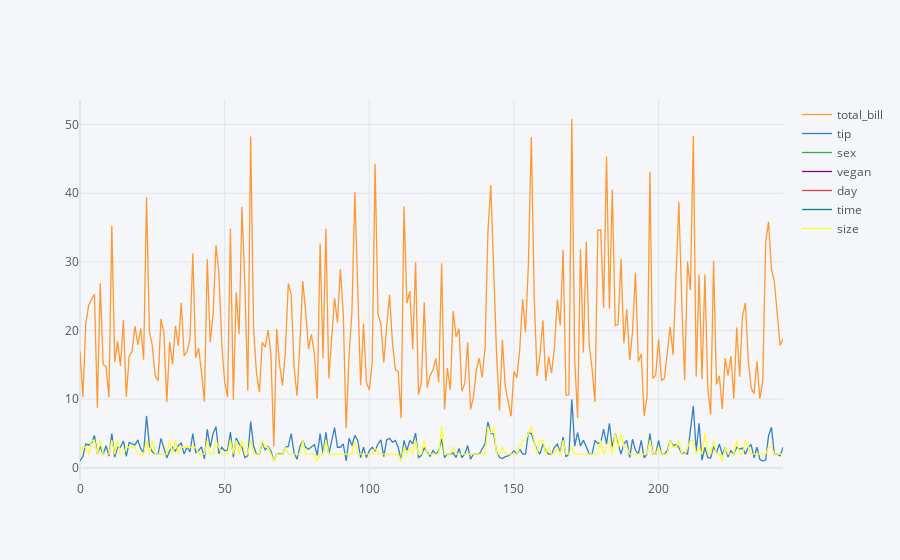

Notebook source saved alongside this figure:
### Code cell
df.iplot()

### Figure 1 — Plotly figure (JSON) as saved in the notebook; plotly's stock layout.template omitted (floating-point values rounded to 4 significant figures; data arrays with more than 128 entries replaced by an {"elided": "..."} marker saying what was removed)
{"data": [{"line": {"color": "rgba(255, 153, 51, 1.0)", "dash": "solid", "shape": "linear", "width": 1.3}, "mode": "lines", "name": "total_bill", "text": "", "type": "scatter", "x": {"elided": "244 int values"}, "y": {"elided": "244 float values"}}, {"line": {"color": "rgba(55, 128, 191, 1.0)", "dash": "solid", "shape": "linear", "width": 1.3}, "mode": "lines", "name": "tip", "text": "", "type": "scatter", "x": {"elided": "244 int values"}, "y": {"elided": "244 float values"}}, {"line": {"color": "rgba(50, 171, 96, 1.0)", "dash": "solid", "shape": "linear", "width": 1.3}, "mode": "lines", "name": "sex", "text": "", "type": "scatter", "x": {"elided": "244 int values"}, "y": {"elided": "244 str values"}}, {"line": {"color": "rgba(128, 0, 128, 1.0)", "dash": "solid", "shape": "linear", "width": 1.3}, "mode": "lines", "name": "vegan", "text": "", "type": "scatter", "x": {"elided": "244 int values"}, "y": {"elided": "244 str values"}}, {"line": {"color": "rgba(219, 64, 82, 1.0)", "dash": "solid", "shape": "linear", "width": 1.3}, "mode": "lines", "name": "day", "text": "", "type": "scatter", "x": {"elided": "244 int values"}, "y": {"elided": "244 str values"}}, {"line": {"color": "rgba(0, 128, 128, 1.0)", "dash": "solid", "shape": "linear", "width": 1.3}, "mode": "lines", "name": "time", "text": "", "type": "scatter", "x": {"elided": "244 int values"}, "y": {"elided": "244 str values"}}, {"line": {"color": "rgba(255, 255, 51, 1.0)", "dash": "solid", "shape": "linear", "width": 1.3}, "mode": "lines", "name": "size", "text": "", "type": "scatter", "x": {"elided": "244 int values"}, "y": {"elided": "244 int values"}}], "layout": {"legend": {"bgcolor": "#F5F6F9", "font": {"color": "#4D5663"}}, "paper_bgcolor": "#F5F6F9", "plot_bgcolor": "#F5F6F9", "title": {"font": {"color": "#4D5663"}}, "xaxis": {"gridcolor": "#E1E5ED", "showgrid": true, "tickfont": {"color": "#4D5663"}, "title": {"font": {"color": "#4D5663"}, "text": ""}, "zerolinecolor": "#E1E5ED"}, "yaxis": {"gridcolor": "#E1E5ED", "showgrid": true, "tickfont": {"color": "#4D5663"}, "title": {"font": {"color": "#4D5663"}, "text": ""}, "zerolinecolor": "#E1E5ED"}}}
